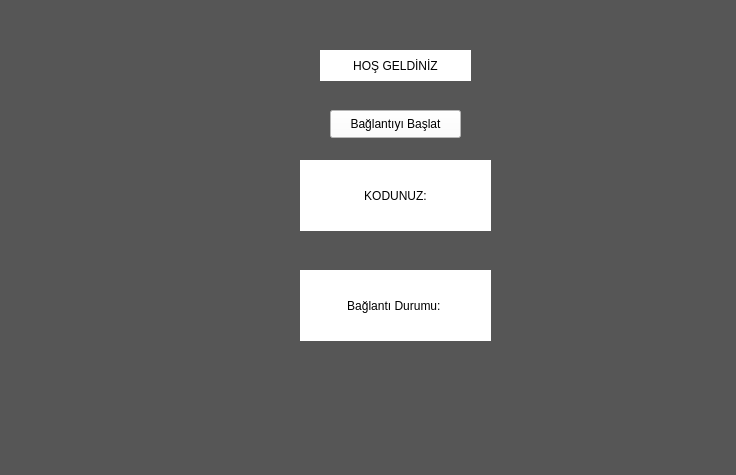
<?xml version="1.0" encoding="UTF-8"?>
<ui version="4.0">
 <class>MainWindow</class>
 <widget class="QMainWindow" name="MainWindow">
  <property name="geometry">
   <rect>
    <x>0</x>
    <y>0</y>
    <width>736</width>
    <height>475</height>
   </rect>
  </property>
  <property name="minimumSize">
   <size>
    <width>736</width>
    <height>475</height>
   </size>
  </property>
  <property name="maximumSize">
   <size>
    <width>736</width>
    <height>475</height>
   </size>
  </property>
  <property name="windowTitle">
   <string>Connio</string>
  </property>
  <property name="styleSheet">
   <string notr="true">background-color: rgb(86, 86, 86);</string>
  </property>
  <widget class="QWidget" name="centralwidget">
   <widget class="QLabel" name="label_hosgeldiniz">
    <property name="geometry">
     <rect>
      <x>320</x>
      <y>50</y>
      <width>151</width>
      <height>31</height>
     </rect>
    </property>
    <property name="styleSheet">
     <string notr="true">background-color: rgb(255, 255, 255);</string>
    </property>
    <property name="text">
     <string>HOŞ GELDİNİZ</string>
    </property>
    <property name="alignment">
     <set>Qt::AlignCenter</set>
    </property>
   </widget>
   <widget class="QPushButton" name="push_baslat">
    <property name="geometry">
     <rect>
      <x>330</x>
      <y>110</y>
      <width>131</width>
      <height>28</height>
     </rect>
    </property>
    <property name="styleSheet">
     <string notr="true">background-color: rgb(255, 255, 255);</string>
    </property>
    <property name="text">
     <string>Bağlantıyı Başlat</string>
    </property>
   </widget>
   <widget class="QLabel" name="label_kod">
    <property name="geometry">
     <rect>
      <x>300</x>
      <y>160</y>
      <width>191</width>
      <height>71</height>
     </rect>
    </property>
    <property name="styleSheet">
     <string notr="true">background-color: rgb(255, 255, 255);</string>
    </property>
    <property name="text">
     <string>KODUNUZ:</string>
    </property>
    <property name="alignment">
     <set>Qt::AlignCenter</set>
    </property>
   </widget>
   <widget class="QLabel" name="label_durum">
    <property name="geometry">
     <rect>
      <x>300</x>
      <y>270</y>
      <width>191</width>
      <height>71</height>
     </rect>
    </property>
    <property name="styleSheet">
     <string notr="true">background-color: rgb(255, 255, 255);</string>
    </property>
    <property name="text">
     <string>Bağlantı Durumu: </string>
    </property>
    <property name="alignment">
     <set>Qt::AlignCenter</set>
    </property>
   </widget>
  </widget>
  <widget class="QStatusBar" name="statusbar"/>
 </widget>
 <resources/>
 <connections/>
</ui>
